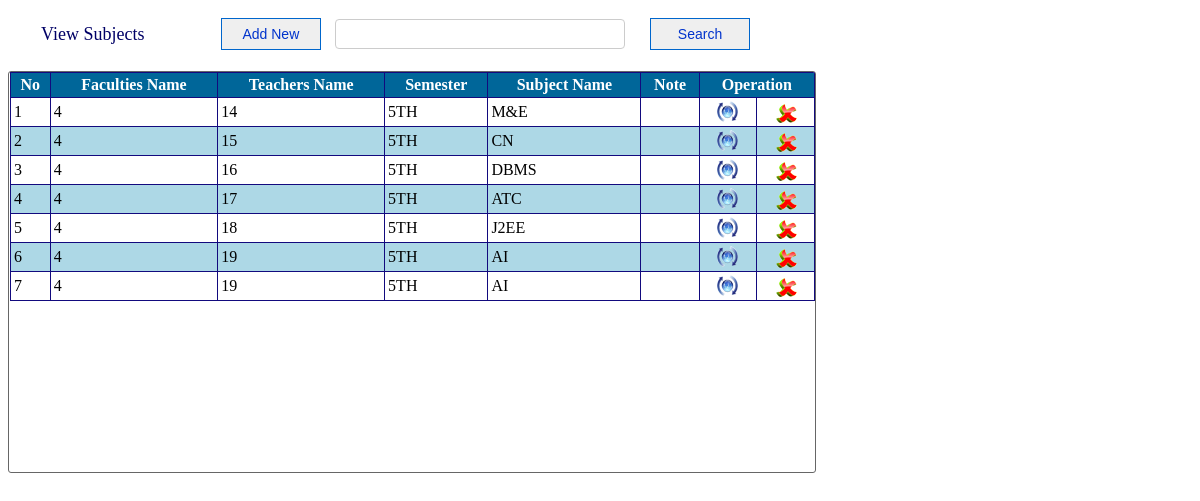
Screenshot of /View_Subjects.php with the database file from the repository.
### tables this page shows
CREATE TABLE `sub_tbl` (
  `sub_id` int(10) UNSIGNED NOT NULL,
  `faculties_id` int(10) NOT NULL,
  `teacher_id` int(10) NOT NULL,
  `semester` varchar(10) NOT NULL,
  `sub_name` varchar(100) NOT NULL,
  `note` varchar(100) NOT NULL
);

### View_Subjects.php (the view, shortened to what this page needs)
<!DOCTYPE html PUBLIC "-//W3C//DTD XHTML 1.0 Transitional//EN" "http://www.w3.org/TR/xhtml1/DTD/xhtml1-transitional.dtd">
<html xmlns="http://www.w3.org/1999/xhtml">
<head>
<link rel="stylesheet" type="text/css" href="css/style_view.css" />
</head>
<body>
<div id="style_div" >
<form method="post">
<table width="755">
	<tr>
    	<td width="200px" style="font-size:18px; color:#006; text-indent:30px;">View Subjects</td>
        <td><a href="?tag=subject_entry"><input type="button" title="Add new Subjects" name="butAdd" value="Add New" id="button-search" /></a></td>
        <td><input type="text" name="searchtxtz" title="Enter name for search " class="search" autocomplete="off"/></td>
        <td style="float:right"><input type="submit" name="btnsearch" value="Search" id="button-search" title="Search Subject" /></td>
    </tr>
</table>
</form>
</div>
<br />
<div id="content-input">
	<form method="post">
    <table border="1" width="805px" align="center" cellpadding="3" class="mytable" cellspacing="0">
        <tr>
            <th>No</th>
            <th>Faculties Name</th>
            <th>Teachers Name</th>
            <th>Semester</th>
             <th>Subject Name</th>
            <th>Note</th>
            <th colspan="2">Operation</th>
      	</tr>
         <?php
		 $key="";
	if($key !="")
		$sql_sel=mysqli_query($conn,"SElECT * FROM sub_tbl WHERE sub_name  like '%$key%' ");
	else
        $sql_sel=mysqli_query($conn,"SELECT * FROM sub_tbl");
    $i=0;
    while($row=mysqli_fetch_array($sql_sel)){
    $i++;
    $color=($i%2==0)?"lightblue":"white";
    ?>
      <tr bgcolor="<?php echo $color?>">
            <td><?php echo $i;?></td>
            <td><?php echo $row['faculties_id'];?></td>
            <td><?php echo $row['teacher_id'];?></td>
            <td><?php echo $row['semester'];?></td>
            <td><?php echo $row['sub_name'];?></td>
            <td><?php echo $row['note'];?></td>
            <td align="center"><a href="?tag=subject_entry&opr=upd&rs_id=<?php echo $row['sub_id'];?>" title="Upate"><img src="picture/update.png" /></a></td>
            <td align="center"><a href="?tag=view_subjects&opr=del&rs_id=<?php echo $row['sub_id'];?>" title="Delete"><img src="picture/delete.png" /></a></td>
        </tr>
    <?php
    }
    ?>
   	</table>
 	</form>
</div>
</body>
</html>

### css/style_view.css (style rules this page uses)
#style_div { height:auto; margin-top:15px; }
#content-input { width:805px; height:400px; border:1px solid #666; float:left; padding-left:1px; border-radius: 3px 3px 3px 3px; overflow: auto; }
#button-search { font-family:Arial, Helvetica, sans-serif; font-size:14px; width:100px; height:32px; float:right; margin-right:10px; repeat-x top center; border: 1px solid #06C; -moz-border-radius: 5px; color:#03C; }
.search { padding:4px; border:1px #CCC solid; border-radius: 4px 4px 4px 4px; -moz-border-radius: 8px; background:#FFF; color:#006; font-family:Arial, Helvetica, sans-serif; font-size:16px; width:280px; height:20px; float:left; }
.mytable { border-collapse:collapse; border:#036 1px solid; }
.mytable tr th { background:#069; border:#120A7E 1px solid; color:#FFF; font-family:"Times New Roman", Times, serif; }
.mytable tr td { font-family:"Times New Roman", Times, serif; border:#120A7E 1px solid; }

### rows the page displays
sub_tbl: faculties "4", teacher "14", semester "5TH", sub_name "M&E"
sub_tbl: faculties "4", teacher "15", semester "5TH", sub_name "CN"
sub_tbl: faculties "4", teacher "16", semester "5TH", sub_name "DBMS"
sub_tbl: faculties "4", teacher "17", semester "5TH", sub_name "ATC"
sub_tbl: faculties "4", teacher "18", semester "5TH", sub_name "J2EE"
sub_tbl: faculties "4", teacher "19", semester "5TH", sub_name "AI"
sub_tbl: faculties "4", teacher "19", semester "5TH", sub_name "AI"
